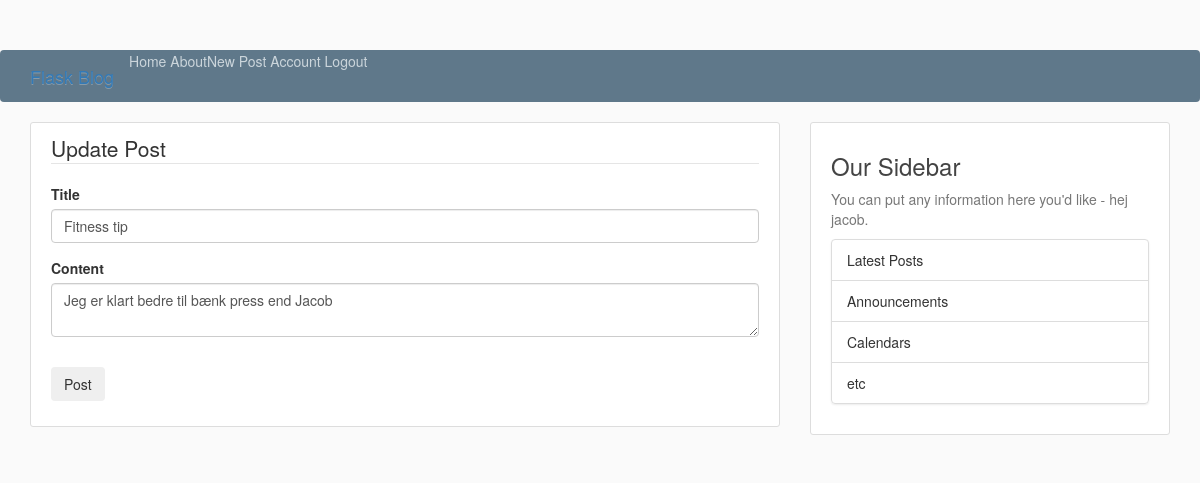
The app's page /post/3/update (signed in) with its own data.
### flaskblog/models.py (models this page shows, shortened)
class Post(db.Model):
    id = db.Column(db.Integer, primary_key=True)
    title = db.Column(db.String(100), nullable=False)
    date_posted = db.Column(db.DateTime(), nullable=False, default=datetime.utcnow())
    content = db.Column(db.Text, nullable=False)
    user_id = db.Column(db.Integer, db.ForeignKey('user.id'), nullable=False)

### flaskblog/routes.py (the view)
@app.route('/post/<int:post_id>/update', methods=['GET', 'POST'])
@login_required
def update_post(post_id):
    post = Post.query.get_or_404(post_id)
    if post.author != current_user:
        abort(403)
    form = PostForm()
    if form.validate_on_submit():
        post.title = form.title.data
        post.content = form.content.data
        db.session.commit()
        flash('Post has been updated successfully', 'success')
        return redirect(url_for('post', post_id=post.id))
    elif request.method == 'GET':
        form.title.data = post.title
        form.content.data = post.content
    return render_template('create_post.html', title='Update Post', form=form, legend='Update Post')

### flaskblog/forms.py
class PostForm(FlaskForm):
    title = StringField('Title', validators=[DataRequired()])
    content = TextAreaField('Content', validators=[DataRequired()])
    submit = SubmitField('Post')

### flaskblog/models.py (called while the page is built)
@login_manager.user_loader
def load_user(user_id):
    return User.query.get(int(user_id))

### flaskblog/templates/create_post.html (shortened to what this page needs)
{% extends "layout.html" %}
{% block content %}
    <div class="content-section">
        <form method="post" action="">
            <fieldset class="form-group">
                <legend class="border-bottom mb-4">{{ legend }}</legend>
                <div class="form-group">
                    {{ form.title.label(class="form-control-label") }}
                    {% if form.title.errors %}
                        {{ form.title(class="form-control form-control-lg is-invalid") }}
                        <div class="invalid-feedback">
                            {% for error in form.title.errors %}
                                <span>{{ error }}</span>
                            {% endfor %}
                        </div>
                    {% else %}
                        {{ form.title(class="form-control form-control-lg") }}
                    {% endif %}
                </div>
                <div class="form-group">
                    {{ form.content.label(class="form-control-label") }}
                    {% if form.content.errors %}
                        {{ form.content(class="form-control form-control-lg is-invalid") }}
                        <div class="invalid-feedback">
                            {% for error in form.content.errors %}
                                <span>{{ error }}</span>
                            {% endfor %}
                        </div>
                    {% else %}
                        {{ form.content(class="form-control form-control-lg") }}
                    {% endif %}
                </div>
            </fieldset>
            <div class="form-group">
                {{ form.submit(class="btn btn-outline-info") }}
            </div>
        </form>
    </div>
{% endblock content %}

### flaskblog/static/main.css (style rules this page uses)
body { background: #fafafa; color: #333333; margin-top: 5rem; }
.content-section { background: #ffffff; padding: 10px 20px; border: 1px solid #dddddd; border-radius: 3px; margin-bottom: 20px; }

### records on screen
Post: title "Fitness tip", content "Jeg er klart bedre til bænk press end Jacob"

### other values on screen
{{ legend }} "Update Post"
